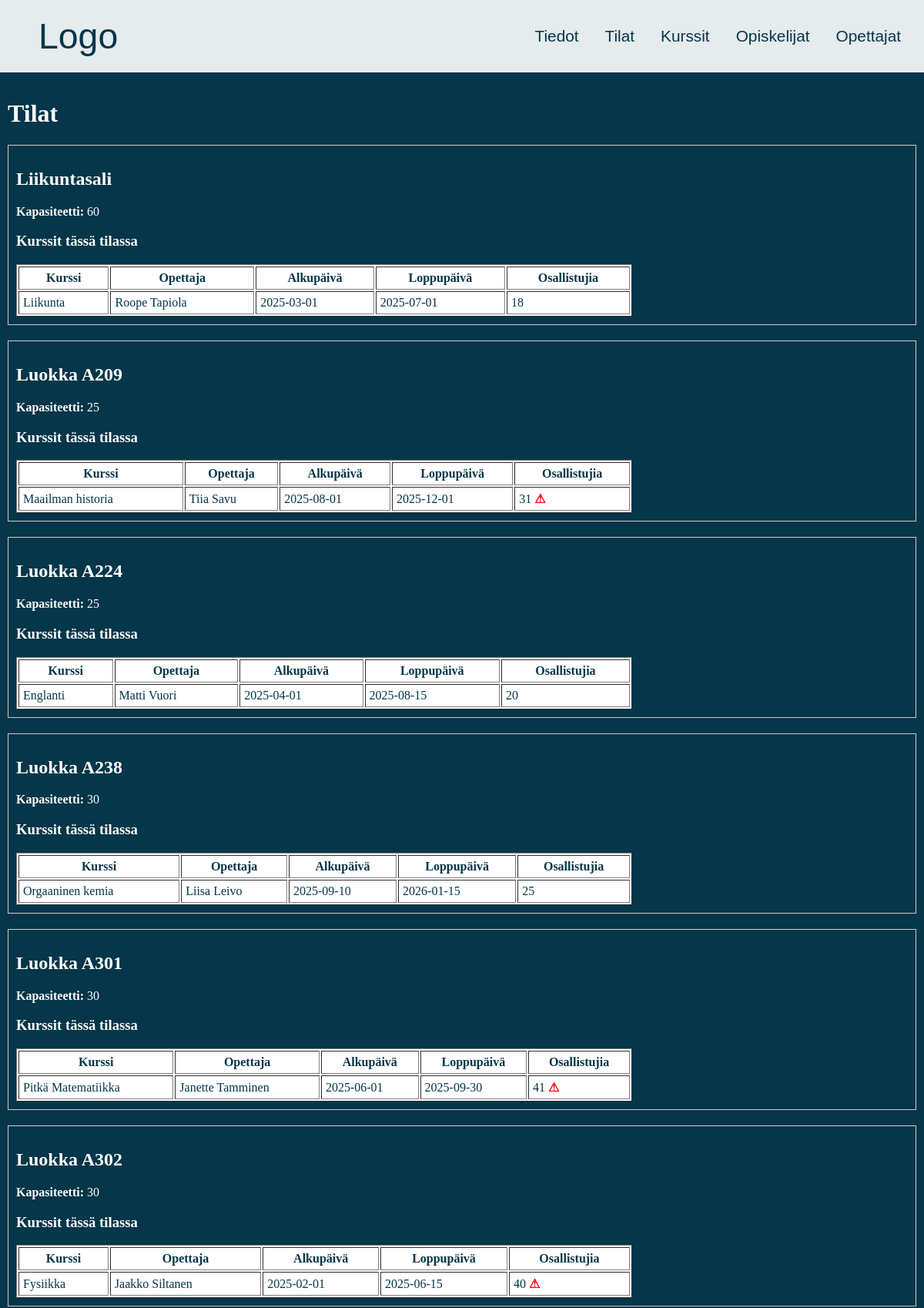
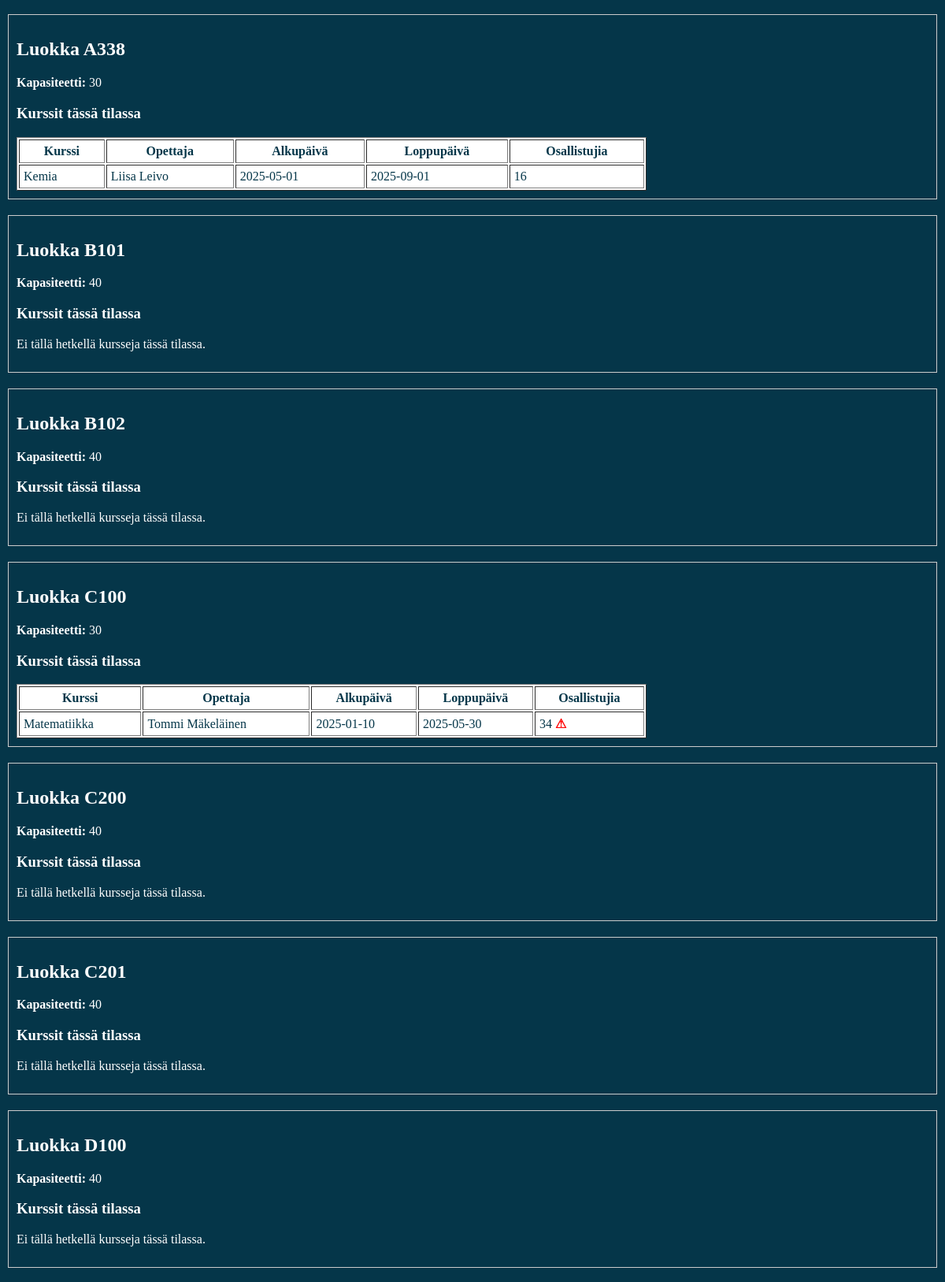
Screenshot of /Koodi/tilat.php (upper part) with the database file from the repository (2 pictures, top to bottom).
### tables this page shows
CREATE TABLE `tilat` (
  `Tunnus` int(11) NOT NULL,
  `Nimi` varchar(30) NOT NULL,
  `Kapasiteetti` int(11) NOT NULL
);

CREATE TABLE `kurssit` (
  `Tunnus` int(11) NOT NULL,
  `Nimi` varchar(30) NOT NULL,
  `Kuvaus` text NOT NULL,
  `Alkupaiva` date NOT NULL,
  `Loppupaiva` date NOT NULL,
  `Opettaja` int(11) NOT NULL,
  `Tila` int(11) NOT NULL
);

CREATE TABLE `opettajat` (
  `Tunnusnumero` int(11) NOT NULL,
  `Etunimi` varchar(30) NOT NULL,
  `Sukunimi` varchar(30) NOT NULL,
  `Aine` varchar(30) NOT NULL
);

### Koodi/tilat.php (the view, shortened to what this page needs)
<?php
include 'yhteys.php';
$sql = "SELECT Tunnus, Nimi, Kapasiteetti FROM tilat ORDER BY Nimi";
$stmt = $yhteys->query($sql);
$tilat = $stmt->fetchAll(PDO::FETCH_ASSOC);
?>
<!DOCTYPE html>
<html lang="fi">
<head>
    <link rel="stylesheet" href="styles.css">
</head>
<body>
    <div class="header">
        <a href="index.php" class="logo">Logo</a>
        <div class="items">
            <a href="tiedot.php">Tiedot</a>
            <a href="tilat.php">Tilat</a>
            <a href="kurssit.php">Kurssit</a>
            <a href="opiskelijat.php">Opiskelijat</a>
            <a href="opettajat.php">Opettajat</a>
        </div>
    </div>
    <div class="content">
        <h1>Tilat</h1>
        <?php foreach ($tilat as $tila): ?>
            <div class="course-box" style="border:1px solid #ccc; padding:10px; margin-bottom:20px;">
                <h2><?= htmlspecialchars($tila['Nimi']) ?></h2>
                <p><strong>Kapasiteetti:</strong> <?= htmlspecialchars($tila['Kapasiteetti']) ?></p>
                <h3>Kurssit tässä tilassa</h3>
                <?php
                $sql2 = "SELECT k.Tunnus, k.Nimi, k.Alkupaiva, k.Loppupaiva,
                                o.Etunimi, o.Sukunimi
                         FROM kurssit k
                         LEFT JOIN opettajat o ON k.Opettaja = o.Tunnusnumero
                         WHERE k.Tila = ?
                         ORDER BY k.Nimi";
                $stmt2 = $yhteys->prepare($sql2);
                $stmt2->execute([$tila['Tunnus']]);
                $kurssit = $stmt2->fetchAll(PDO::FETCH_ASSOC);
                ?>
                <?php if (empty($kurssit)): ?>
                    <p>Ei tällä hetkellä kursseja tässä tilassa.</p>
                <?php else: ?>
                    <table border="1" cellpadding="5" style="width:100%; max-width:800px;">
                        <tr>
                            <th>Kurssi</th>
                            <th>Opettaja</th>
                            <th>Alkupäivä</th>
                            <th>Loppupäivä</th>
                            <th>Osallistujia</th>
                        </tr>
                        <?php foreach ($kurssit as $kurssi): ?>
                            <?php
                            $sql3 = "SELECT COUNT(*) AS osallistujia FROM kurssikirjautuminen WHERE Kurssi = ?";
                            $stmt3 = $yhteys->prepare($sql3);
                            $stmt3->execute([$kurssi['Tunnus']]);
                            $osallistujat = $stmt3->fetch(PDO::FETCH_ASSOC)['osallistujia'];
                            $varoitus = $osallistujat > $tila['Kapasiteetti'];
                            ?>
                            <tr>
                                <td><?= htmlspecialchars($kurssi['Nimi']) ?></td>
                                <td><?= htmlspecialchars($kurssi['Etunimi'] . ' ' . $kurssi['Sukunimi']) ?></td>
                                <td><?= htmlspecialchars($kurssi['Alkupaiva']) ?></td>
                                <td><?= htmlspecialchars($kurssi['Loppupaiva']) ?></td>
                                <td>
                                    <?= $osallistujat ?>
                                    <?php if ($varoitus): ?>
                                        <span class="warning">&#9888;</span>
                                    <?php endif; ?>
                                </td>
                            </tr>
                        <?php endforeach; ?>
                    </table>
                <?php endif; ?>
            </div>
        <?php endforeach; ?>
    </div>
</body>
</html>

### Koodi/styles.css (style rules this page uses)
html, body { margin: 0; padding: 0; min-height: 150vh; width: 100%; background-color: rgb(5, 54, 73); display: flex; flex-direction: column; }
.header { display: flex; justify-content: space-between; align-items: center; padding: 15px; background-color: rgb(255, 255, 255, 0.9); border-bottom: 0.3rem solid rgb(5, 54, 73); }
.header a { padding: 10px 15px; transition: all 0.3s ease; }
.header a { margin: 0; color: rgb(5, 54, 73); text-decoration: none; font-size: 1.3rem; font-family: 'Gill Sans', 'Gill Sans MT', Calibri, 'Trebuchet MS', sans-serif; transition: all 0.3s ease; }
.header .logo { align-items: center; padding: 5px; text-align: left; color: rgb(5, 54, 73); margin-left: 30px; text-decoration: none; font-size: 2.9rem; }
.content { color: white; padding: 10px; }
table, th, td { background-color: white; color: rgb(5, 54, 73); }

### Koodi/tilat.php (style rules this page uses)
.warning { color: red; font-weight: bold; }

### rows the page displays
tilat: Nimi "Liikuntasali", Kapasiteetti "60"
kurssit: Nimi "Liikunta", Opettaja.Sukunimi "Roope Tapiola", Alkupaiva "2025-03-01", Loppupaiva "2025-07-01", osallistujat "18"
tilat: Nimi "Luokka A209", Kapasiteetti "25"
kurssit: Nimi "Maailman historia", Opettaja.Sukunimi "Tiia Savu", Alkupaiva "2025-08-01", Loppupaiva "2025-12-01", osallistujat "31"
tilat: Nimi "Luokka A224", Kapasiteetti "25"
kurssit: Nimi "Englanti", Opettaja.Sukunimi "Matti Vuori", Alkupaiva "2025-04-01", Loppupaiva "2025-08-15", osallistujat "20"
tilat: Nimi "Luokka A238", Kapasiteetti "30"
kurssit: Nimi "Orgaaninen kemia", Opettaja.Sukunimi "Liisa Leivo", Alkupaiva "2025-09-10", Loppupaiva "2026-01-15", osallistujat "25"
tilat: Nimi "Luokka A301", Kapasiteetti "30"
kurssit: Nimi "Pitkä Matematiikka", Opettaja.Sukunimi "Janette Tamminen", Alkupaiva "2025-06-01", Loppupaiva "2025-09-30", osallistujat "41"
tilat: Nimi "Luokka A302", Kapasiteetti "30"
kurssit: Nimi "Fysiikka", Opettaja.Sukunimi "Jaakko Siltanen", Alkupaiva "2025-02-01", Loppupaiva "2025-06-15", osallistujat "40"
tilat: Nimi "Luokka A338", Kapasiteetti "30"
kurssit: Nimi "Kemia", Opettaja.Sukunimi "Liisa Leivo", Alkupaiva "2025-05-01", Loppupaiva "2025-09-01", osallistujat "16"
tilat: Nimi "Luokka B101", Kapasiteetti "40", shows "Ei tällä hetkellä kursseja tässä tilassa."
tilat: Nimi "Luokka B102", Kapasiteetti "40", shows "Ei tällä hetkellä kursseja tässä tilassa."
tilat: Nimi "Luokka C100", Kapasiteetti "30"
kurssit: Nimi "Matematiikka", Opettaja.Sukunimi "Tommi Mäkeläinen", Alkupaiva "2025-01-10", Loppupaiva "2025-05-30", osallistujat "34"
tilat: Nimi "Luokka C200", Kapasiteetti "40", shows "Ei tällä hetkellä kursseja tässä tilassa."
tilat: Nimi "Luokka C201", Kapasiteetti "40", shows "Ei tällä hetkellä kursseja tässä tilassa."
tilat: Nimi "Luokka D100", Kapasiteetti "40", shows "Ei tällä hetkellä kursseja tässä tilassa."
